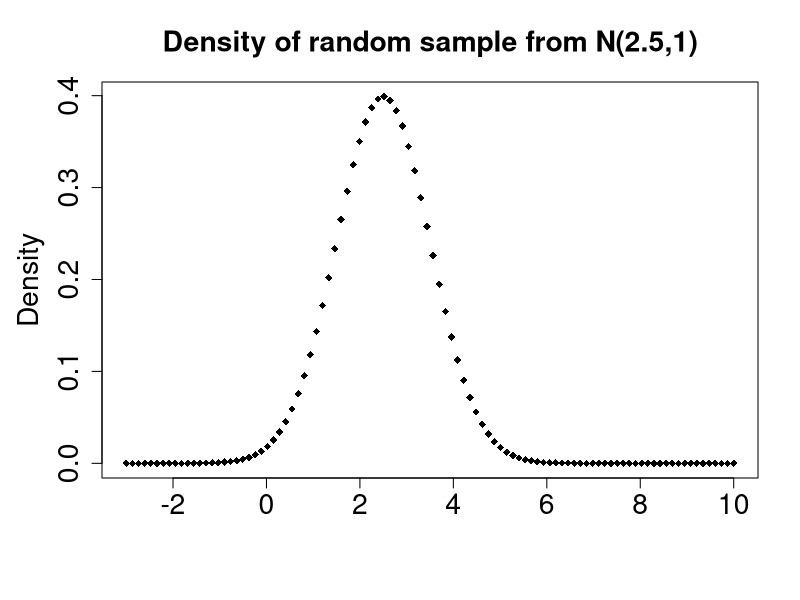
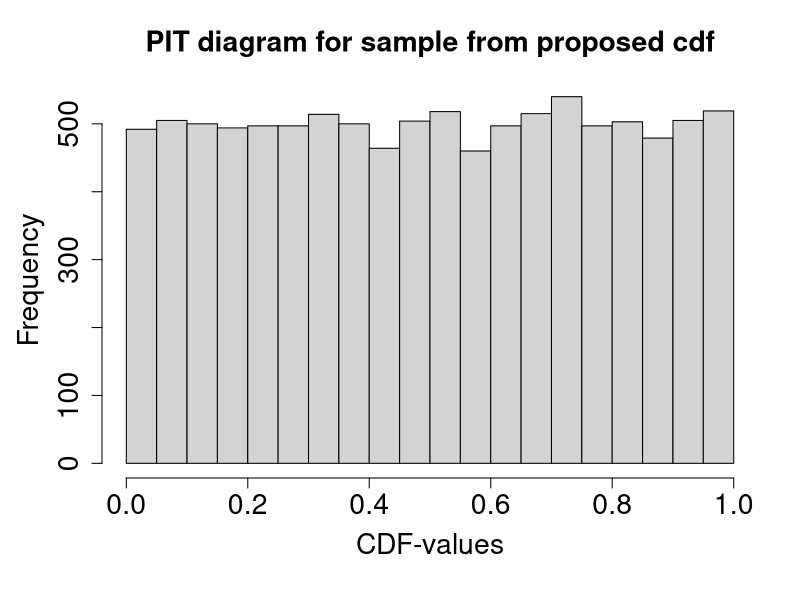
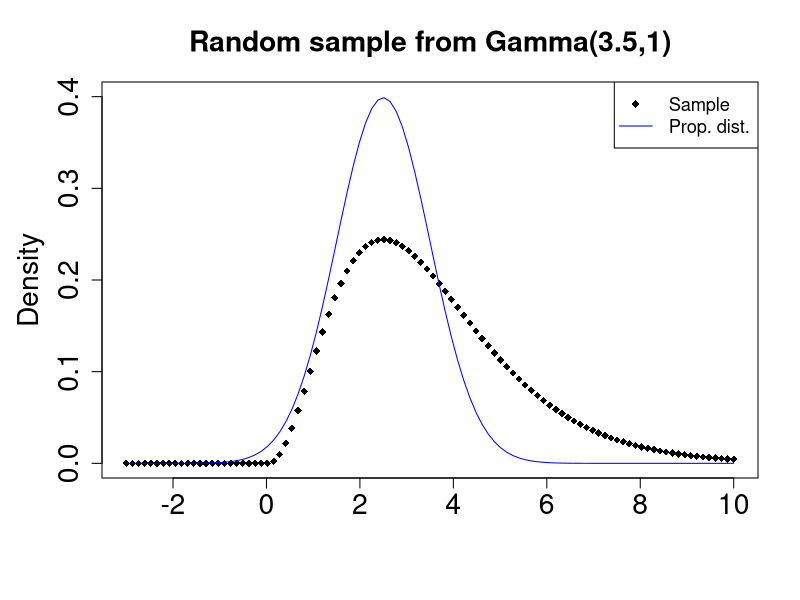
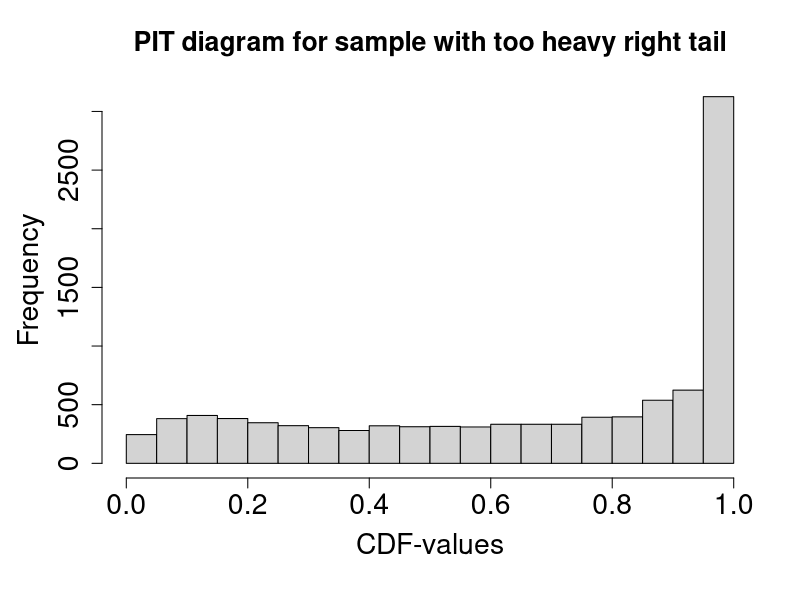
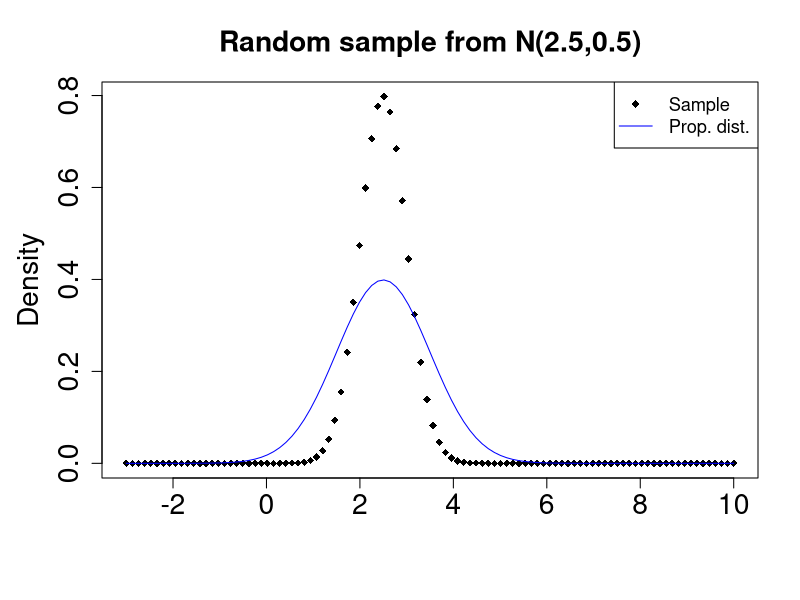
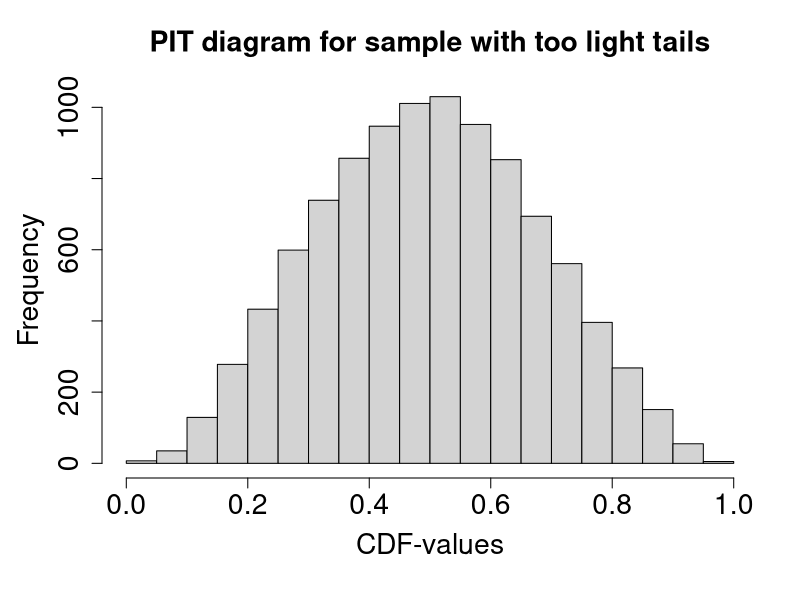

Write the R code that produced these figures, in order.
# References for PIT can be found in Chapter 3 in master thesis

################ PIT ###########################
### True cdf
norm.sample <- rnorm(10000, mean=2.5,sd=1)

# Density of random sample from N(2.5,1
par(mar=c(6.1, 5.1, 4.1, 2.1))
plot(seq(-3,10, length=100),dnorm(seq(-3,10, length=100),mean=2.5,sd=1),
     xlab=" ", ylab="Density",main="Density of random sample from N(2.5,1)", pch=18, cex.main=1.7, cex.lab=1.7, cex.axis=1.7)
dev.copy(pdf,'~/figures/Theory/NormalSample.pdf') 
dev.off()

# PIT diagram for sample from proposed cdf
good.fit.norm <- pnorm(norm.sample, mean=2.5,sd=1)
par(mar=c(6.1, 5.1, 4.1, 2.1))
hist(good.fit.norm,
     main="PIT diagram for sample from proposed cdf", xlab="CDF-values",cex.main=1.7, cex.lab=1.7, cex.axis=1.7)
dev.copy(pdf,'~/figures/Theory/PITtrueFit.pdf') 
dev.off()


### Heavy right tail
gamma.sample <- rgamma(10000, shape=3.5, scale=1)

# Density of random sample from Gamma(3.5,1)
par(mar=c(6.1, 5.1, 4.1, 2.1))
plot(seq(-3,10, length=100),dgamma(seq(-3,10, length=100),shape=3.5,scale=1),ylim=c(0,0.4),
     pch=18, xlab=" ", ylab="Density", main="Random sample from Gamma(3.5,1)",cex.main=1.7, cex.lab=1.7, cex.axis=1.7)
lines(seq(-3,10, length=100),dnorm(seq(-3,10, length=100),mean=2.5,sd=1), col="blue")
legend("topright", legend=c("Sample", "Prop. dist."),
       col=c("black","blue"), lty=c(NA,1), pch=c(18,NA), cex=1.1)
dev.copy(pdf,'~/figures/Theory/HeavyTailSample.pdf') 
dev.off()

# PIT diagram for sample with too heavy right tail
heavy.tail.fit <- pnorm(gamma.sample, mean=2.5,sd=1)
par(mar=c(6.1, 5.1, 4.1, 2.1))
hist(heavy.tail.fit,
     main="PIT diagram for sample with too heavy right tail", xlab="CDF-values",cex.main=1.6, cex.lab=1.7, cex.axis=1.7)
dev.copy(pdf,'~/figures/Theory/HeavyTail.pdf') 
dev.off()

### Light tails
norm.light.sample <- rnorm(10000, mean=2.5, sd=0.5)

# Density of random sample from N(2.5,0.5)
par(mar=c(6.1, 5.1, 4.1, 2.1))
plot(seq(-3,10, length=100),dnorm(seq(-3,10, length=100),mean=2.5,sd=0.5), pch=18, xlab=" ", ylab="Density",
     main = "Random sample from N(2.5,0.5)",cex.main=1.7, cex.lab=1.7, cex.axis=1.7)
lines(seq(-3,10, length=100),dnorm(seq(-3,10, length=100),mean=2.5,sd=1), col="blue")
legend("topright", legend=c("Sample", "Prop. dist."),
       col=c("black","blue"), lty=c(NA,1), pch=c(18,NA),cex=1.1)
dev.copy(pdf,'~/figures/Theory/LightsTailsSample.pdf')
dev.off()

# PIT diagram for sample with too light tails
light.tail.fit <- pnorm(norm.light.sample, mean=2.5,sd=1)
par(mar=c(6.1, 5.1, 4.1, 2.1))
hist(light.tail.fit, main="PIT diagram for sample with too light tails", xlab = "CDF-values",cex.main=1.7, cex.lab=1.7, cex.axis=1.7)
dev.copy(pdf,'~/figures/Theory/LightsTails.pdf')
dev.off()
